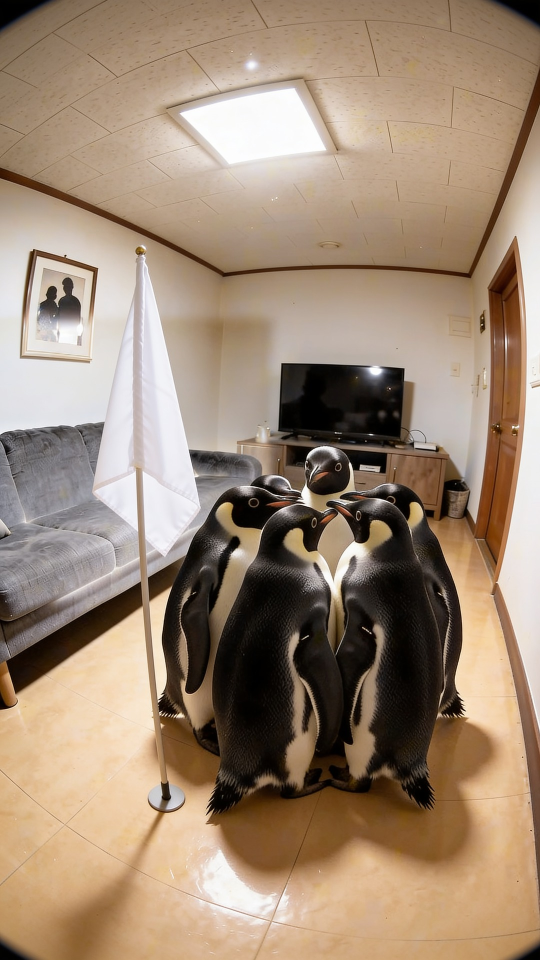
#> input picture 쇼핑쇼츠/assets/clips/EP11/v3/M0.jpg, 1080 x 1920 px, given in place of A06.png, which was not available (shown at 1/2 size)
$ python build_shorts.py out.png
#> lines starting #> are read from the running program, lines starting #| are printed output that depends on the picture
"""Shorts (9:16, ~53s): clips on the bar grid of 거북이 모드.wav (136 BPM), short dissolves,
crossfaded song joins, lyric captions. usage: python edit/build_shorts.py [out.mp4]"""
import subprocess, os, sys
from PIL import Image, ImageDraw
os.chdir(os.path.dirname(os.path.abspath(__file__)) + "/..")
BAR0, BAR = 0.348, 60 / 136 * 4
bar = lambda k: BAR0 + BAR * k
SONG = "거북이 모드.wav"
FONT = r"C\:/Windows/Fonts/NotoSansCJKkr-Black.otf"   # SIL OFL: free for commercial use
OUT = sys.argv[1] if len(sys.argv) > 1 else "edit/shorts_v3.mp4"
FPS, B2 = 30, BAR * 2
SEGS = [(0.15, bar(15)), (bar(40), bar(46)), (bar(54), 111.56)]
D, Q = 0.15, 0.04   # soft / near-hard transition
# speedometer: vertical crop of the ad keyframe whose needle reads exactly 30
SPEEDO = "edit/tmp/speedo_9x16.png"
os.makedirs("edit/tmp", exist_ok=True)
im = Image.open("keyframes_ad/A06.png"); w, h = im.size; cw = round(h * 9 / 16); cx = round(w * 0.47)
#> further down, im is the input picture: PIL image 1080x1920 RGB; mean R, G, B 158.5, 137.3, 116.9
#> after `w, h = im.size`: w = 1080; h = 1920
#> after `cw = round(h * 9 / 16)`: cw = 1080
#> after `cx = round(w * 0.47)`: cx = 508
im.crop((cx - cw // 2, 0, cx + cw // 2, h)).save(SPEEDO)
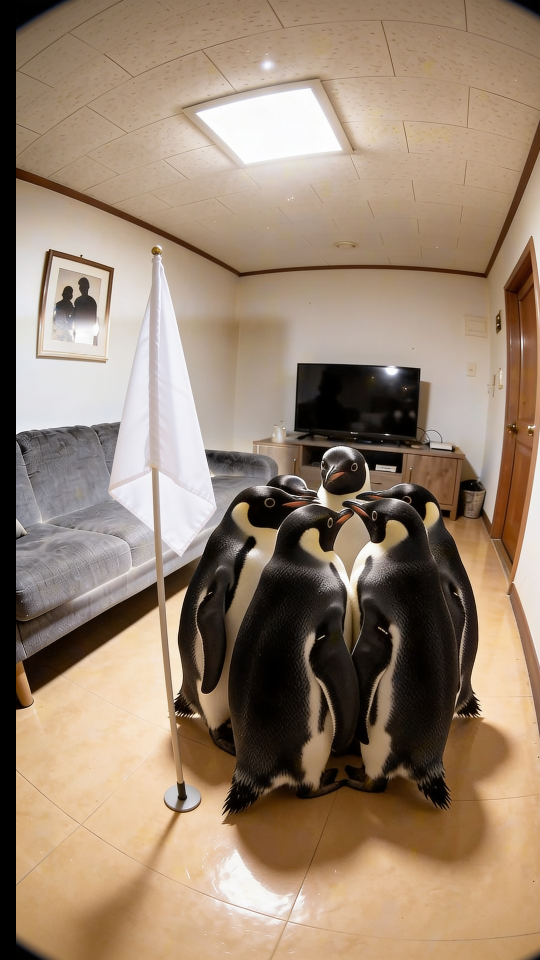
#> saved as speedo_9x16.png: PIL image 1080x1920 RGB (shown at 1/2 size); mean R, G, B 152.9, 132.2, 112.2
# (source, in-point, duration, transition-after); "@path" = still with slow push-in
cut = [("S03b", 0, 6.2 - 0.15, D), ("S01", 0, bar(7) - 6.2, D), ("@" + SPEEDO, 0, B2, D), ("S04", 0, B2, D),
       ("S05", 0.5, B2, D), ("S06", 0.5, B2 + 0.8, D),
       ("S07", 0.5, B2, Q), ("S08", 0.5, B2, Q), ("S09", 0.3, B2 - 0.8, D),
       ("S10", 0.3, 1.95, Q), ("@kf2/S10e.png", 0, B2 - 1.95, Q), ("S11", 3.0, BAR, D),
       ("S12", 0, 105.94 - bar(57), D)]   # S10: forward part only, then a photo freeze on the flash
total = sum(b - a for a, b in SEGS)
END = total - sum(c[2] for c in cut)

#> (the run stopped early here; a loop or call above may not have finished)

$ run again, on 쇼핑쇼츠/assets/clips/EP11/v3/M1a.jpg
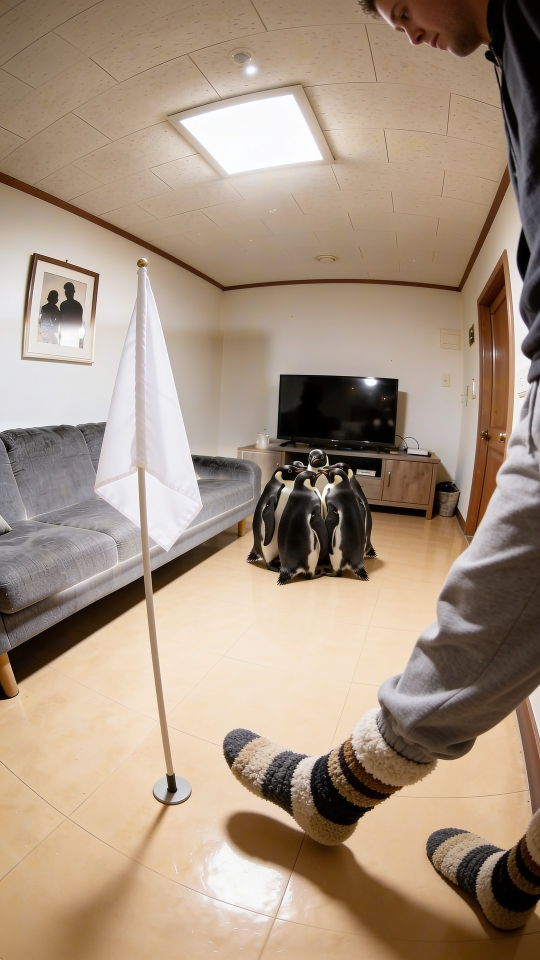
#> input picture 쇼핑쇼츠/assets/clips/EP11/v3/M1a.jpg, 1080 x 1920 px, given in place of A06.png, which was not available (shown at 1/2 size)
#> im is the input picture: PIL image 1080x1920 RGB; mean R, G, B 167.4, 147.5, 128.6
#> `im.crop((cx - cw // 2, 0, cx + cw // 2, h)).save(SPEEDO)`:
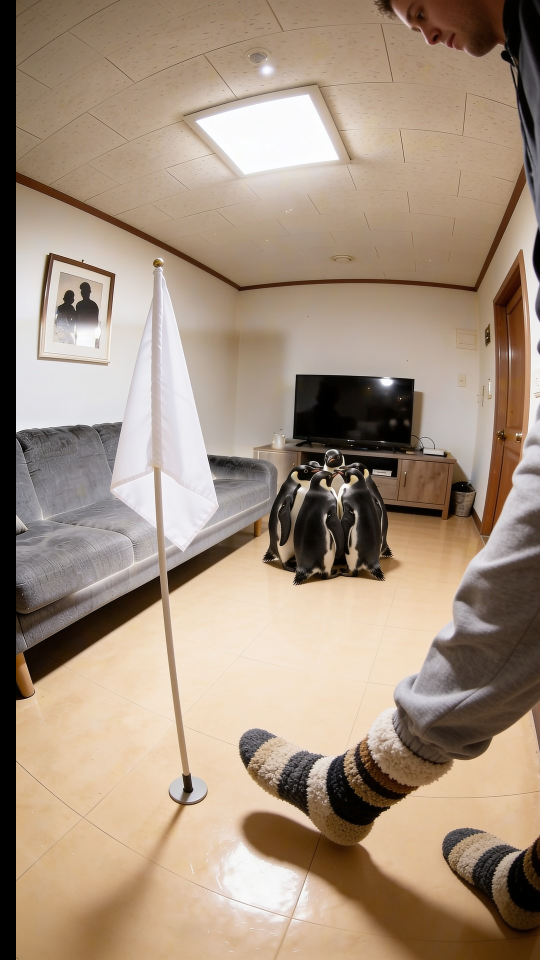
#> saved as speedo_9x16.png: PIL image 1080x1920 RGB (shown at 1/2 size); mean R, G, B 164.9, 145.3, 126.6

$ run again, on 쇼핑쇼츠/assets/clips/EP11/v3/M2a.jpg
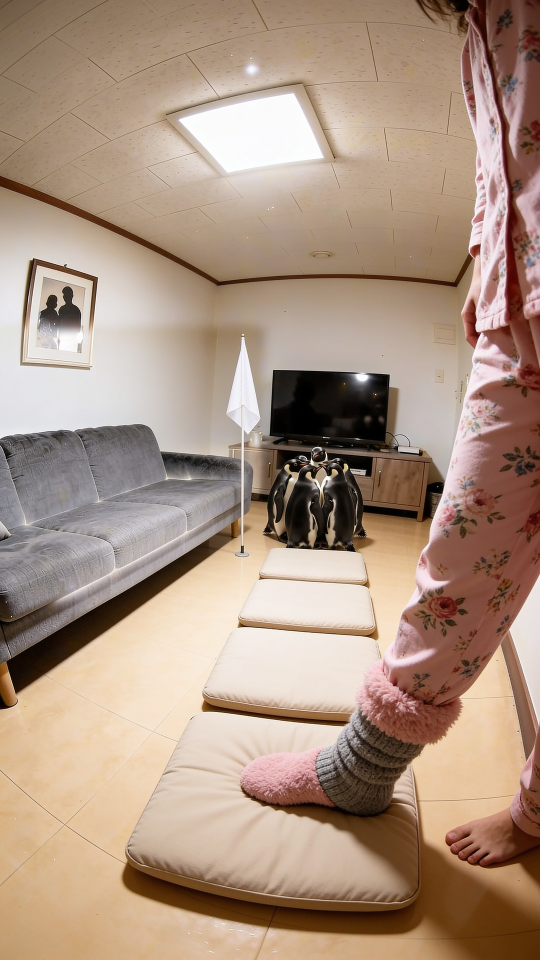
#> input picture 쇼핑쇼츠/assets/clips/EP11/v3/M2a.jpg, 1080 x 1920 px, given in place of A06.png, which was not available (shown at 1/2 size)
#> im is the input picture: PIL image 1080x1920 RGB; mean R, G, B 171.5, 147.5, 129.6
#> `im.crop((cx - cw // 2, 0, cx + cw // 2, h)).save(SPEEDO)`:
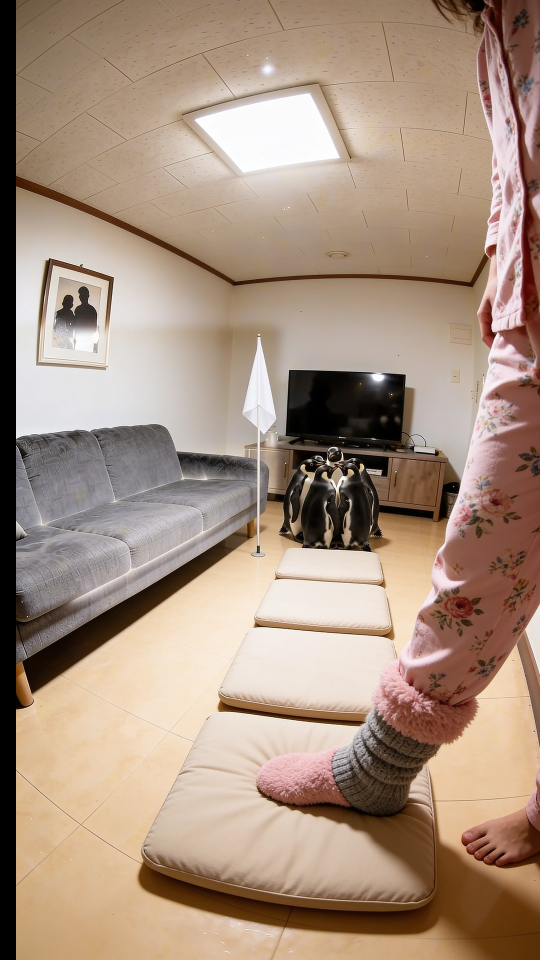
#> saved as speedo_9x16.png: PIL image 1080x1920 RGB (shown at 1/2 size); mean R, G, B 167.5, 144.8, 127.3
